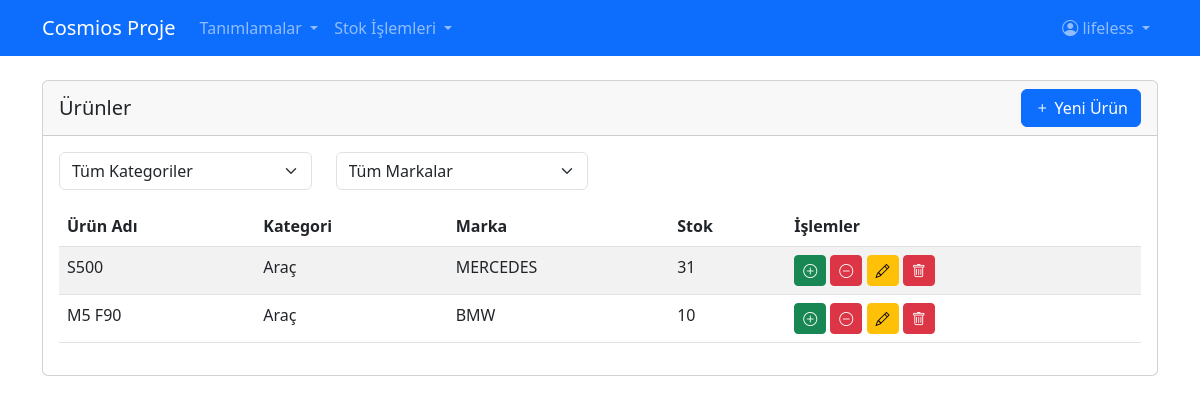
Screenshot of /products/ (signed in) with the database file from the repository.
### stock/models.py (models this page shows, shortened)
class Product(models.Model):
    name = models.CharField(max_length=100)
    category = models.ForeignKey(Category, on_delete=models.CASCADE, related_name='products')
    brand = models.ForeignKey(Brand, on_delete=models.CASCADE, related_name='products')
    stock = models.PositiveIntegerField(default=0)
    image = models.ImageField(upload_to='products/', null=True, blank=True)
    created = models.DateTimeField(auto_now_add=True, null=True)
    updated = models.DateTimeField(auto_now=True, null=True)
    class Meta:
        verbose_name = 'Ürün'
        verbose_name_plural = 'Ürünler'

class Category(models.Model):
    name = models.CharField(max_length=100)
    class Meta:
        verbose_name = 'Kategori'
        verbose_name_plural = 'Kategoriler'

class Brand(models.Model):
    name = models.CharField(max_length=100)
    image = models.ImageField(upload_to='brands/', null=True, blank=True)
    created = models.DateTimeField(auto_now_add=True, null=True)
    updated = models.DateTimeField(auto_now=True, null=True)
    class Meta:
        verbose_name = 'Marka'
        verbose_name_plural = 'Markalar'

### stock/views.py (the view, shortened to what this page needs)
# urls.py: path('products/', views.product_list, name='product_list'),
@login_required
def product_list(request):
    products = Product.objects.all()
    categories = Category.objects.all()
    brands = Brand.objects.all()
    return render(request, 'stock/product_list.html', {
        'products': products,
        'categories': categories,
        'brands': brands
    })

### templates/stock/product_list.html (shortened to what this page needs)
{% extends 'base.html' %}
{% block content %}
<div class="card">
    <div class="card-header d-flex justify-content-between align-items-center">
        <h5 class="mb-0">Ürünler</h5>
        {% if user.is_superuser %}
        <button type="button" class="btn btn-primary" data-bs-toggle="modal" data-bs-target="#addProductModal">
            <i class="bi bi-plus"></i> Yeni Ürün
        </button>
        {% endif %}
    </div>
    <div class="card-body">
        <div class="row mb-3">
            <div class="col-md-3">
                <select class="form-select" id="categoryFilter">
                    <option value="">Tüm Kategoriler</option>
                </select>
            </div>
            <div class="col-md-3">
                <select class="form-select" id="brandFilter">
                    <option value="">Tüm Markalar</option>
                </select>
            </div>
        </div>
        <table class="table table-striped">
            <thead>
                <tr>
                    <th>Ürün Adı</th>
                    <th>Kategori</th>
                    <th>Marka</th>
                    <th>Stok</th>
                    {% if user.is_superuser %}
                    <th>İşlemler</th>
                    {% endif %}
                </tr>
            </thead>
            <tbody>
                {% for product in products %}
                <tr>
                    <td>{{ product.name }}</td>
                    <td>{{ product.category.name }}</td>
                    <td>{{ product.brand.name }}</td>
                    <td>{{ product.stock }}</td>
                    {% if user.is_superuser %}
                    <td>
                        <button class="btn btn-sm btn-success" data-bs-toggle="modal" data-bs-target="#addStockModal{{ product.id }}">
                            <i class="bi bi-plus-circle"></i>
                        </button>
                        <button class="btn btn-sm btn-danger" data-bs-toggle="modal" data-bs-target="#removeStockModal{{ product.id }}">
                            <i class="bi bi-dash-circle"></i>
                        </button>
                        <button class="btn btn-sm btn-warning" data-bs-toggle="modal" data-bs-target="#editProductModal{{ product.id }}">
                            <i class="bi bi-pencil"></i>
                        </button>
                        <button class="btn btn-sm btn-danger">
                            <i class="bi bi-trash"></i>
                        </button>
                    </td>
                    {% endif %}
                </tr>
                {% endfor %}
            </tbody>
        </table>
    </div>
</div>
{% endblock %}

### templates/base.html (shortened to what this page needs)
<!DOCTYPE html>
<html lang="tr">
<head>
    <link href="https://cdn.jsdelivr.net/npm/bootstrap@5.3.0/dist/css/bootstrap.min.css" rel="stylesheet">
    <link rel="stylesheet" href="https://cdn.jsdelivr.net/npm/bootstrap-icons@1.11.0/font/bootstrap-icons.css">
</head>
<body>
    <nav class="navbar navbar-expand-lg navbar-dark bg-primary">
        <div class="container">
            <a class="navbar-brand" href="{% url 'index' %}">Cosmios Proje</a>
            {% if user.is_authenticated %}
            <div class="collapse navbar-collapse" id="navbarNav">
                <ul class="navbar-nav">
                    <li class="nav-item dropdown">
                        <a class="nav-link dropdown-toggle" href="#" role="button" data-bs-toggle="dropdown">
                            Tanımlamalar
                        </a>
                    </li>
                    <li class="nav-item dropdown">
                        <a class="nav-link dropdown-toggle" href="#" role="button" data-bs-toggle="dropdown">
                            Stok İşlemleri
                        </a>
                    </li>
                </ul>
                <ul class="navbar-nav ms-auto">
                    <li class="nav-item dropdown">
                        <a class="nav-link dropdown-toggle" href="#" role="button" data-bs-toggle="dropdown">
                            <i class="bi bi-person-circle"></i> {{ user.username }}
                        </a>
                    </li>
                </ul>
            </div>
            {% endif %}
        </div>
    </nav>
    <div class="container mt-4">
        {% block content %}
        {% endblock %}
    </div>
</body>
</html>

### rows the page displays
Product: name "S500", category.name "Araç", brand.name "MERCEDES", stock "31"
Product: name "M5 F90", category.name "Araç", brand.name "BMW", stock "10"

### other values shown
{{ user.username }} "lifeless"
